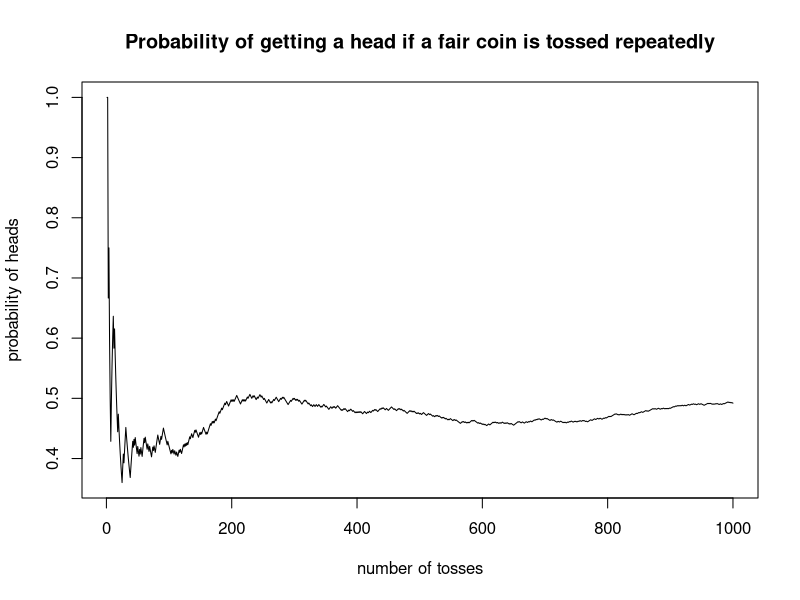
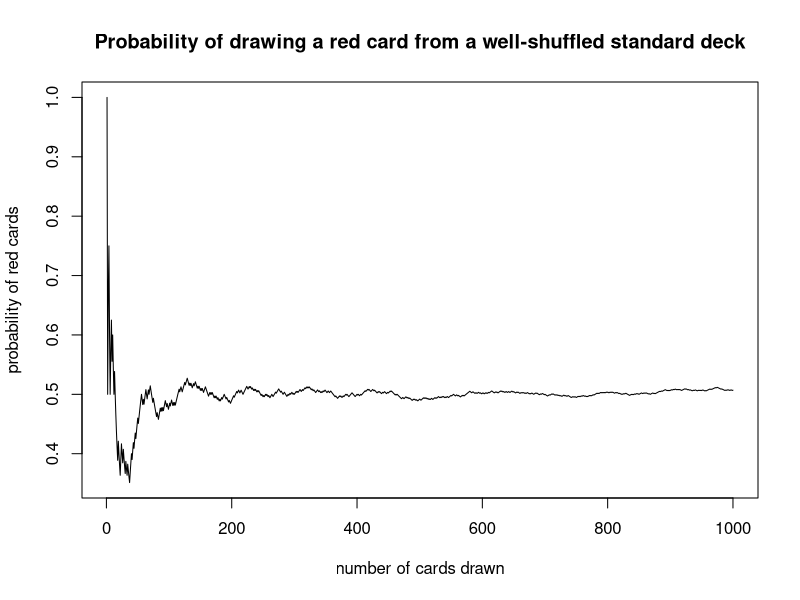
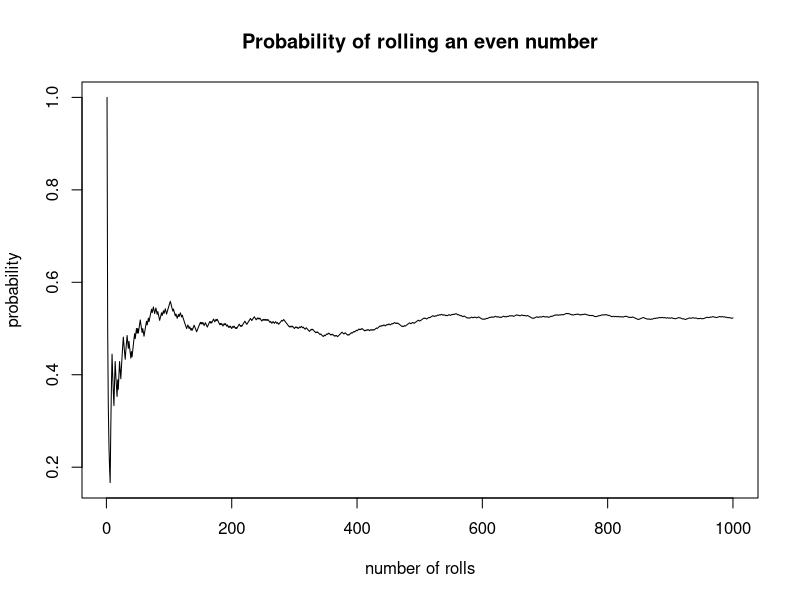

Write R code to recreate these figures, in order.
library(knitr)

# use R to illustrate that the probability of getting:
# TOSSING A COIN

# number of experiments 
num_exp <- 1000

# simulate experiment
coin_tosses <- sample(c("H", "T"), num_exp, replace = TRUE)

# get the cumulative percentage of heads
heads <- cumsum(coin_tosses == "H")/(1:num_exp)

# create data frame
coin_tosses_mat <- matrix(coin_tosses, ncol =1) 
coin_tosses_df <- as.data.frame(coin_tosses_mat)
colnames(coin_tosses_df) <- "Result"

coin_tosses_df[,"Cumulative % (Heads)"] <- heads
kable(head(coin_tosses_df, 50))

# plot line graph
plot(1:num_exp, heads, type = "l",
     xlab = "number of tosses", ylab = "probability of heads",
     main = "Probability of getting a head if a fair coin is tossed repeatedly")


# DRAWING RED CARD

# number of experiments 
num_exp <- 1000

# simulate experiment
draw_card <- sample(c("Spade", "Heart", "Club", "Diamond"), num_exp, replace = TRUE)
# get the cumulative percentage of red cards
red_cards <- c("Heart", "Diamond")
draw_red <- cumsum(draw_card %in% red_cards)/(1:num_exp)

# create data frame
draw_card_mat <- matrix(draw_card, ncol =1) 
draw_card_df <- as.data.frame(draw_card_mat)
colnames(draw_card_df) <- "Card"

draw_card_df[,"Cumulative % (Red Card)"] <- draw_red
kable(head(draw_card_df, 20))

plot(1:num_exp, draw_red, type = "l",
     xlab = "number of cards drawn", ylab = "probability of red cards",
     main = "Probability of drawing a red card from a well-shuffled standard deck")


# GETTING EVEN NO. ROLLING FAIR DIE

num_exp <- 1000
# simulate experiment
roll_die <- sample(c(1,2,3,4,5,6), num_exp, replace = TRUE)

# get the proportion of even numbers
even_num <- c(2,4,6)
roll_even <- cumsum(roll_die %in% even_num)/(1:num_exp)

# create data frame
roll_die_mat <- matrix(roll_die, ncol=1)
roll_die_df <- as.data.frame(roll_die_mat)
colnames(roll_die_df)<- "Result"

roll_die_df[,"Cumulative % (Even Num)"] <- roll_even
kable(head(roll_die_df, 20))


plot(1:num_exp, roll_even, type = "l",
     xlab = "number of rolls", ylab = "probability",
     main = "Probability of rolling an even number")


# An experiment consists of tossing two fair coins. Use R to simulate this experiment 100 times and obtain the relative frequency of each possible outcome. Hence, estimate the probability of getting one head and one tail in any order.


toss_two_coins <- sample(c("HT", "HH", "TH", "TT"), 100 ,replace = TRUE)


table_relfreq <- table(toss_two_coins)/100
kable(table_relfreq)
